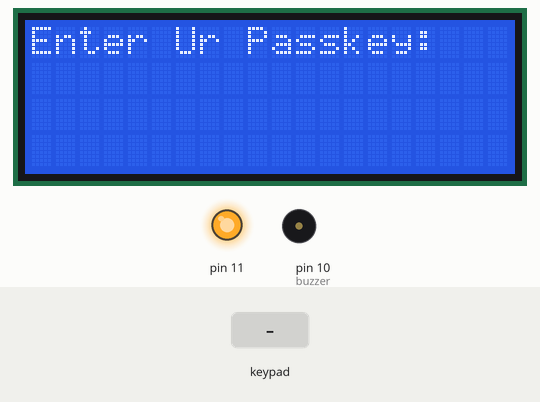
Simulated run of this sketch. Board: Arduino Uno, built with avr-gcc and run on an emulated ATmega328P. On the bench: 20×4 character LCD, output pins drawn as LEDs (lit = HIGH), buzzer (waves = sounding, pin HIGH). The inputs (shaded band) are chosen by the test bench. EEPROM starts erased; what the sketch prints to the serial monitor is not drawn.

Above: at 3.3 s.
3.4 s: keypad keys 9 8 7 6 # pressed 0.4 s apart
At 6.0 s:
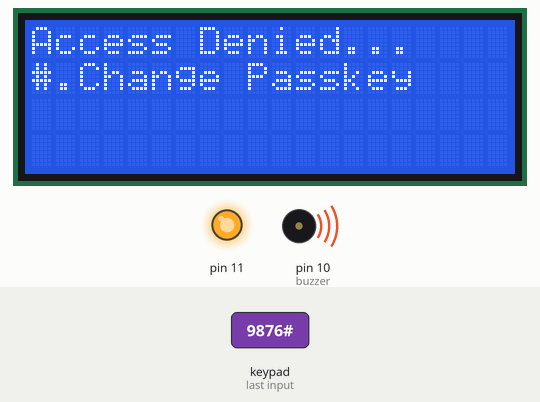
6.9 s: key 'A' pressed
At 8.0 s:
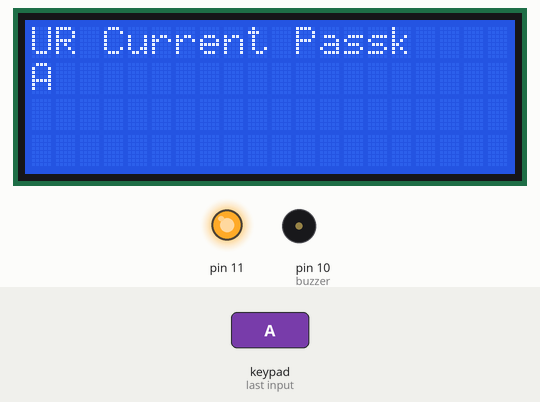
8.7 s: keypad keys 9 8 7 6 * pressed 0.4 s apart
At 12.4 s:
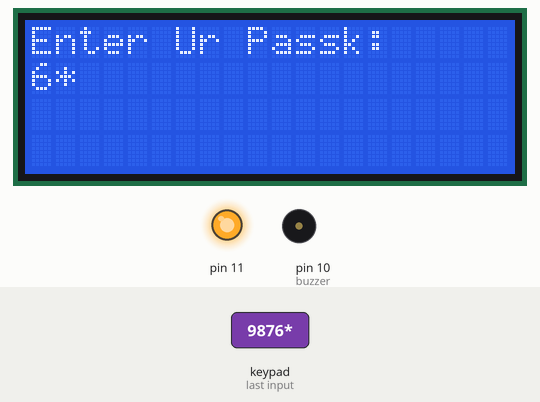
12.7 s: key 'B' pressed
At 13.2 s:
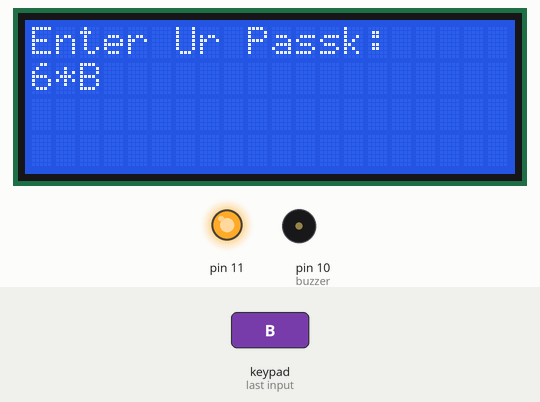
14.3 s: key 'C' pressed
At 15.7 s:
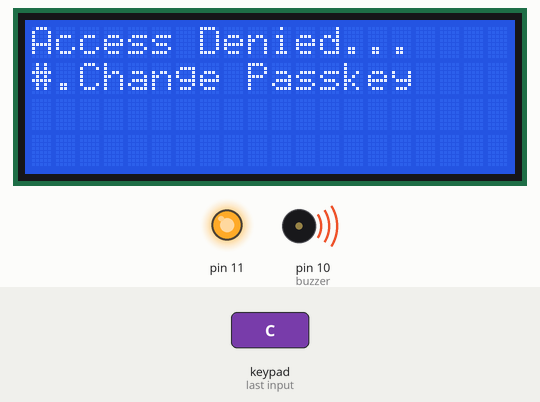
16.1 s: keypad keys 9 8 7 6 D pressed 0.4 s apart
At 20.4 s:
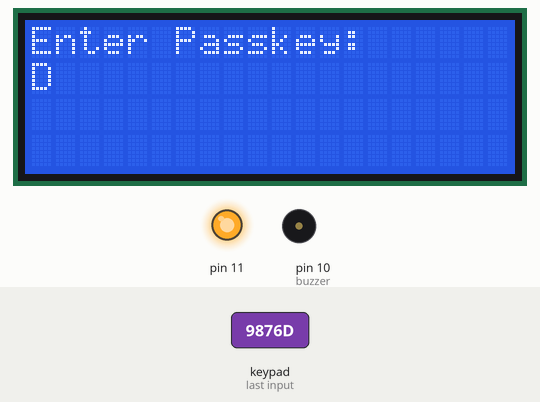
Timing chart, 0 to 20.6 s (numbered marks = the images above; inputs shaded):
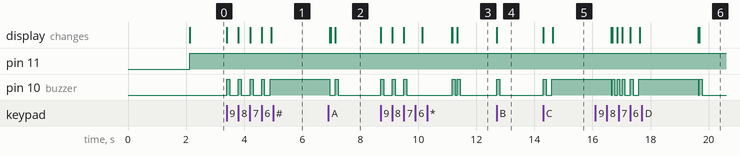

The sketch:

keypad.ino
```cpp
#include <EEPROM.h> //To store a password
#include <Wire.h>
#include <LiquidCrystal_I2C.h>
#include <Key.h>
#include <Keypad.h>

char password[4]; // store entered password
char pass[4],pass1[4] ; // get the password form EEPROM
int i = 0;
char customKey = 0;

byte rowpins [4]={9,8,7,6};
byte colpins [4] ={5,4,3,2};


char keys[4][4] = {
  {'1','2','3','A'},
  {'4','5','6','B'},
  {'7','8','9','C'},
  {'*','0','#','D'}
  };

LiquidCrystal_I2C lcd (0x3F,20,4);
Keypad customKeypad = Keypad(makeKeymap(keys),rowpins,colpins,4,4);
int led;
int buzzer = 10;
int m11;
int m12;
void setup()
{
  Serial.begin(9600);
  pinMode(11, OUTPUT);
  lcd.init();
  lcd.backlight();

  //lcd.begin(16,2);
  pinMode(led, OUTPUT);
  pinMode(buzzer, OUTPUT);
  pinMode(m11, OUTPUT);
  pinMode(m12, OUTPUT);
  lcd.print(" Electronic ");
  Serial.print(" Electronic ");
  lcd.setCursor(0,1);
  lcd.print(" Keypad Lock ");
  Serial.print(" Keypad Lock ");
  delay(2000);
  lcd.clear();
  lcd.print("Enter Ur Passkey:");
  Serial.println("Enter Ur Passkey:");
  lcd.setCursor(0,1);
  for(int j=0;j<4;j++)
    EEPROM.write(j+40, j);
  for(int j=0;j<4;j++)
    pass[j]=EEPROM.read(j);
}

void loop()
{
  digitalWrite(11, HIGH);
  customKey = customKeypad.getKey();
  if(customKey=='#')
    change();
  if (customKey)
  {
    password[i++]=customKey;
    lcd.print(customKey);
    Serial.print(customKey);
    beep();
  }
  if(i==4)
  {
    delay(200);
    for(int j=0;j<4;j++)
      pass[j]=EEPROM.read(j);
    Serial.print(pass[0]);
    Serial.print(pass[1]);
    Serial.print(pass[2]);
    Serial.print(pass[3]);
    if(!(strncmp(password, pass,4)))
    {
      digitalWrite(led, HIGH);
      beep();
      lcd.clear();
      lcd.print("Passkey Accepted");
      Serial.println("Passkey Accepted");
      digitalWrite(11, LOW);
      delay(2000);
      lcd.setCursor(0,1);
      lcd.print("#.Change Passkey");
      Serial.println("#.Change Passkey");
      delay(2000);
      lcd.clear();
      lcd.print("Enter Passkey:");
      Serial.println("Enter Passkey:");
      lcd.setCursor(0,1);
      i=0;
      digitalWrite(led, LOW);
    }
    else
    {
      digitalWrite(11, HIGH);
      digitalWrite(buzzer, HIGH);
      lcd.clear();
      lcd.print("Access Denied...");
      Serial.println("Access Denied...");
      lcd.setCursor(0,1);
      lcd.print("#.Change Passkey");
      Serial.println("#.Change Passkey");
      delay(2000);
      lcd.clear();
      lcd.print("Enter Passkey:");
      Serial.println("Enter Passkey:");
      lcd.setCursor(0,1);
      i=0;
      digitalWrite(buzzer, LOW);
    }
  }
}
void change()
{
  int j=0;
  lcd.clear();
  lcd.print("UR Current Passk");
  Serial.println("UR Current Passk");
  lcd.setCursor(0,1);
  while(j<4)
  {
    char key=customKeypad.getKey();
    if(key)
    {
      pass1[j++]=key;
      lcd.print(key);
      Serial.print(key);
      beep();
    }
    key=0;
  }
  delay(500);

  if((strncmp(pass1, pass, 4)))
  {
    lcd.clear();
    lcd.print("Wrong Passkey...");
    Serial.println("Wrong Passkey...");
    lcd.setCursor(0,1);
    lcd.print("Better Luck Again");
    Serial.println("Better Luck Again");
    delay(1000);
  }
  else
  {
    j=0;
    lcd.clear();
    lcd.print("Enter New Passk:");
    Serial.println("Enter New Passk:");
    lcd.setCursor(0,1);
    while(j<4)
    {
      char key=customKeypad.getKey();
      if(key)
      {
        pass[j]=key;
        lcd.print(key);
        Serial.print(key);
        EEPROM.write(j,key);
        j++;
        beep();
      }
    }
    lcd.print(" Done......");
    Serial.println(" Done......");
    delay(1000);
  }
  lcd.clear();
  lcd.print("Enter Ur Passk:");
  Serial.println("Enter Ur Passk:");
  lcd.setCursor(0,1);
  customKey=0;
}
void beep()
{
  digitalWrite(buzzer, HIGH);
  delay(100);
  digitalWrite(buzzer, LOW);
}
```

Measured:
- after the input at 3.4 s, pin 10 (buzzer): goes 3 × (HIGH 0.10 s, LOW 0.30 s), HIGH 0.10 s, LOW 0.20 s, then HIGH, starting at once; the display: first changes at once (image 1 shows a later state)
- after the input at 6.9 s, the display: first differs from a run without the input after 0.24 s (image 2)
- after the input at 8.7 s, pin 10 (buzzer): LOW → HIGH at once, → LOW 0.10 s later, → HIGH 0.30 s later, → LOW 0.10 s later, … (10 changes in this stretch); the display: first changes at once (image 3 shows a later state)
- after the input at 12.7 s, pin 10 (buzzer): LOW → HIGH at once, → LOW 0.10 s later; the display: changes at once (image 4)
- after the input at 14.3 s, pin 10 (buzzer): LOW → HIGH at once, → LOW 0.10 s later, → HIGH 0.20 s later; the display: first changes at once (image 5 shows a later state)
- after the input at 16.1 s, the display: first differs from a run without the input after 0.57 s (image 6 shows a later state)
